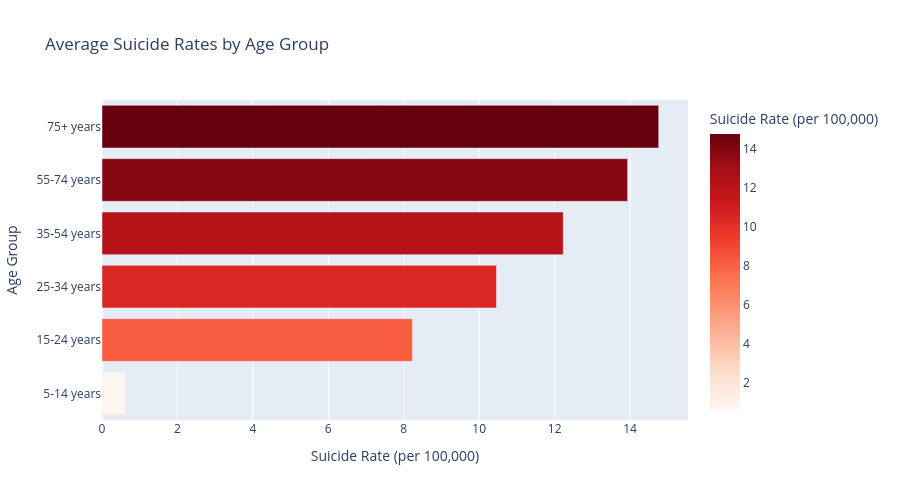

Here is the notebook cell this chart was saved with:
### Markdown cell above
## 2. Demographic Analysis

Exploring patterns across different age groups and gender distributions.

### Code cell
# Suicide Rates by Age Group
age_data = df_clean.groupby('age').agg({
    'suicides_no': 'sum',
    'population': 'sum'
}).reset_index()
age_data['suicide_rate'] = (age_data['suicides_no'] / age_data['population']) * 100000
age_data = age_data.sort_values('suicide_rate', ascending=True)

fig = px.bar(age_data, x='suicide_rate', y='age', orientation='h',
             title='Average Suicide Rates by Age Group',
             labels={'suicide_rate': 'Suicide Rate (per 100,000)', 'age': 'Age Group'},
             color='suicide_rate', color_continuous_scale='Reds')
fig.update_layout(height=500)
fig.show()

print("📊 Age-related Insights:")
print("• Older age groups show significantly higher suicide rates")
print("• The 75+ age group has the highest suicide rate, indicating elder care as a critical concern")
print("• Young adults (15-24) show concerning rates that require targeted prevention programs")

### Figure 1 — Plotly figure (JSON) as saved in the notebook; plotly's stock layout.template omitted (floating-point values rounded to 4 significant figures)
{"data": [{"hovertemplate": "Suicide Rate (per 100,000)=%{marker.color}<br>Age Group=%{y}<extra></extra>", "legendgroup": "", "marker": {"color": [0.6223, 8.229, 10.46, 12.23, 13.93, 14.76], "coloraxis": "coloraxis", "pattern": {"shape": ""}}, "name": "", "orientation": "h", "showlegend": false, "textposition": "auto", "type": "bar", "x": [0.6223, 8.229, 10.46, 12.23, 13.93, 14.76], "xaxis": "x", "y": ["5-14 years", "15-24 years", "25-34 years", "35-54 years", "55-74 years", "75+ years"], "yaxis": "y"}], "layout": {"barmode": "relative", "coloraxis": {"colorbar": {"title": {"text": "Suicide Rate (per 100,000)"}}, "colorscale": [[0, "rgb(255,245,240)"], [0.125, "rgb(254,224,210)"], [0.25, "rgb(252,187,161)"], [0.375, "rgb(252,146,114)"], [0.5, "rgb(251,106,74)"], [0.625, "rgb(239,59,44)"], [0.75, "rgb(203,24,29)"], [0.875, "rgb(165,15,21)"], [1, "rgb(103,0,13)"]]}, "height": 500, "legend": {"tracegroupgap": 0}, "title": {"text": "Average Suicide Rates by Age Group"}, "xaxis": {"anchor": "y", "domain": [0, 1], "title": {"text": "Suicide Rate (per 100,000)"}}, "yaxis": {"anchor": "x", "domain": [0, 1], "title": {"text": "Age Group"}}}}
